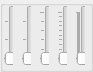
   <widget class="QGroupBox" name="groupBoxEcho">
    <property name="geometry">
     <rect>
      <x>110</x>
      <y>330</y>
      <width>93</width>
      <height>72</height>
     </rect>
    </property>
    <property name="title">
     <string/>
    </property>
    <widget class="QWidget" name="horizontalLayoutWidget_9">
     <property name="geometry">
      <rect>
       <x>0</x>
       <y>0</y>
       <width>91</width>
       <height>71</height>
      </rect>
     </property>
     <layout class="QHBoxLayout" name="horizontalLayoutAutowah_3" stretch="1,1,1,1,1">
      <property name="spacing">
       <number>5</number>
      </property>
      <property name="leftMargin">
       <number>0</number>
      </property>
      <property name="topMargin">
       <number>0</number>
      </property>
      <property name="rightMargin">
       <number>0</number>
      </property>
      <property name="bottomMargin">
       <number>0</number>
      </property>
      <item>
       <widget class="QSlider" name="verticalSliderEchoDryMix">
        <property name="minimumSize">
         <size>
          <width>10</width>
          <height>61</height>
         </size>
        </property>
        <property name="maximumSize">
         <size>
          <width>10</width>
          <height>61</height>
         </size>
        </property>
        <property name="sizeIncrement">
         <size>
          <width>10</width>
          <height>61</height>
         </size>
        </property>
        <property name="baseSize">
         <size>
          <width>10</width>
          <height>61</height>
         </size>
        </property>
        <property name="toolTip">
         <string>&lt;html&gt;&lt;head/&gt;&lt;body&gt;&lt;p&gt;Dry&lt;/p&gt;&lt;/body&gt;&lt;/html&gt;</string>
        </property>
        <property name="value">
         <number>0</number>
        </property>
        <property name="orientation">
         <enum>Qt::Vertical</enum>
        </property>
        <property name="tickPosition">
         <enum>QSlider::TicksAbove</enum>
        </property>
        <property name="tickInterval">
         <number>40</number>
        </property>
       </widget>
      </item>
      <item>
       <widget class="QSlider" name="verticalSliderEchoWetMix">
        <property name="minimumSize">
         <size>
          <width>10</width>
          <height>61</height>
         </size>
        </property>
        <property name="maximumSize">
         <size>
          <width>10</width>
          <height>61</height>
         </size>
        </property>
        <property name="sizeIncrement">
         <size>
          <width>10</width>
          <height>61</height>
         </size>
        </property>
        <property name="baseSize">
         <size>
          <width>10</width>
          <height>61</height>
         </size>
        </property>
        <property name="toolTip">
         <string>&lt;html&gt;&lt;head/&gt;&lt;body&gt;&lt;p&gt;Wet&lt;/p&gt;&lt;/body&gt;&lt;/html&gt;</string>
        </property>
        <property name="orientation">
         <enum>Qt::Vertical</enum>
        </property>
        <property name="tickPosition">
         <enum>QSlider::TicksAbove</enum>
        </property>
        <property name="tickInterval">
         <number>40</number>
        </property>
       </widget>
      </item>
      <item>
       <widget class="QSlider" name="verticalSliderEchoFeedBack">
        <property name="minimumSize">
         <size>
          <width>10</width>
          <height>61</height>
         </size>
        </property>
        <property name="maximumSize">
         <size>
          <width>10</width>
          <height>61</height>
         </size>
        </property>
        <property name="sizeIncrement">
         <size>
          <width>10</width>
          <height>61</height>
         </size>
        </property>
        <property name="baseSize">
         <size>
          <width>10</width>
          <height>61</height>
         </size>
        </property>
        <property name="toolTip">
         <string>&lt;html&gt;&lt;head/&gt;&lt;body&gt;&lt;p&gt;Площадь&lt;/p&gt;&lt;/body&gt;&lt;/html&gt;</string>
        </property>
        <property name="orientation">
         <enum>Qt::Vertical</enum>
        </property>
        <property name="tickPosition">
         <enum>QSlider::TicksAbove</enum>
        </property>
        <property name="tickInterval">
         <number>20</number>
        </property>
       </widget>
      </item>
      <item>
       <widget class="QSlider" name="verticalSliderEchoDelay">
        <property name="minimumSize">
         <size>
          <width>10</width>
          <height>61</height>
         </size>
        </property>
        <property name="maximumSize">
         <size>
          <width>10</width>
          <height>61</height>
         </size>
        </property>
        <property name="sizeIncrement">
         <size>
          <width>10</width>
          <height>61</height>
         </size>
        </property>
        <property name="baseSize">
         <size>
          <width>10</width>
          <height>61</height>
         </size>
        </property>
        <property name="toolTip">
         <string>&lt;html&gt;&lt;head/&gt;&lt;body&gt;&lt;p&gt;Затухание&lt;/p&gt;&lt;/body&gt;&lt;/html&gt;</string>
        </property>
        <property name="orientation">
         <enum>Qt::Vertical</enum>
        </property>
        <property name="tickPosition">
         <enum>QSlider::TicksAbove</enum>
        </property>
        <property name="tickInterval">
         <number>10</number>
        </property>
       </widget>
      </item>
      <item>
       <widget class="QSlider" name="verticalSliderEchoStereo">
        <property name="minimumSize">
         <size>
          <width>10</width>
          <height>61</height>
         </size>
        </property>
        <property name="maximumSize">
         <size>
          <width>10</width>
          <height>61</height>
         </size>
        </property>
        <property name="sizeIncrement">
         <size>
          <width>10</width>
          <height>61</height>
         </size>
        </property>
        <property name="baseSize">
         <size>
          <width>10</width>
          <height>61</height>
         </size>
        </property>
        <property name="toolTip">
         <string>&lt;html&gt;&lt;head/&gt;&lt;body&gt;&lt;p&gt;Ширина стерео&lt;/p&gt;&lt;/body&gt;&lt;/html&gt;</string>
        </property>
        <property name="orientation">
         <enum>Qt::Vertical</enum>
        </property>
        <property name="tickPosition">
         <enum>QSlider::TicksAbove</enum>
        </property>
        <property name="tickInterval">
         <number>1</number>
        </property>
       </widget>
      </item>
     </layout>
    </widget>
   </widget>
